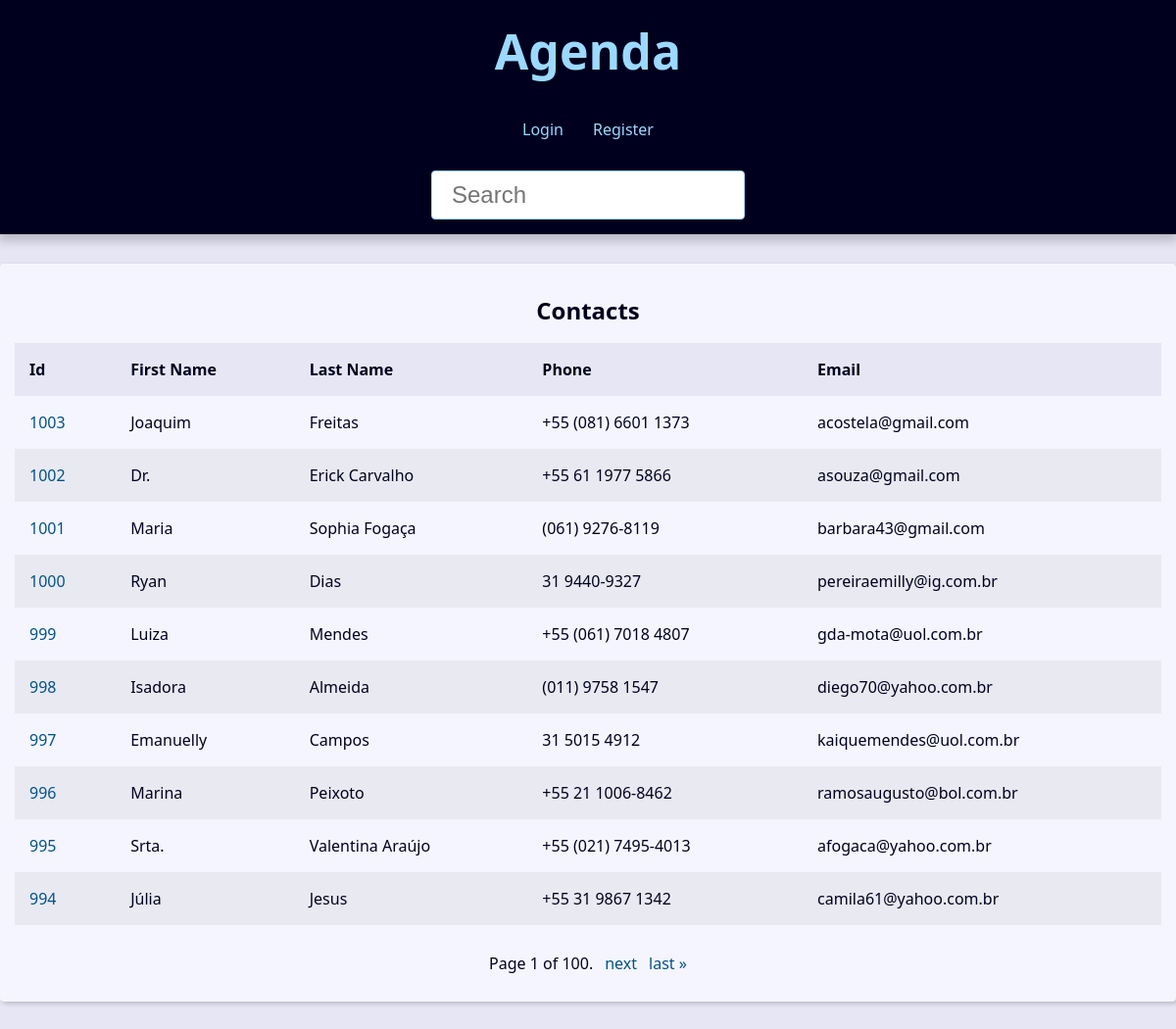
The app's page /, older data.
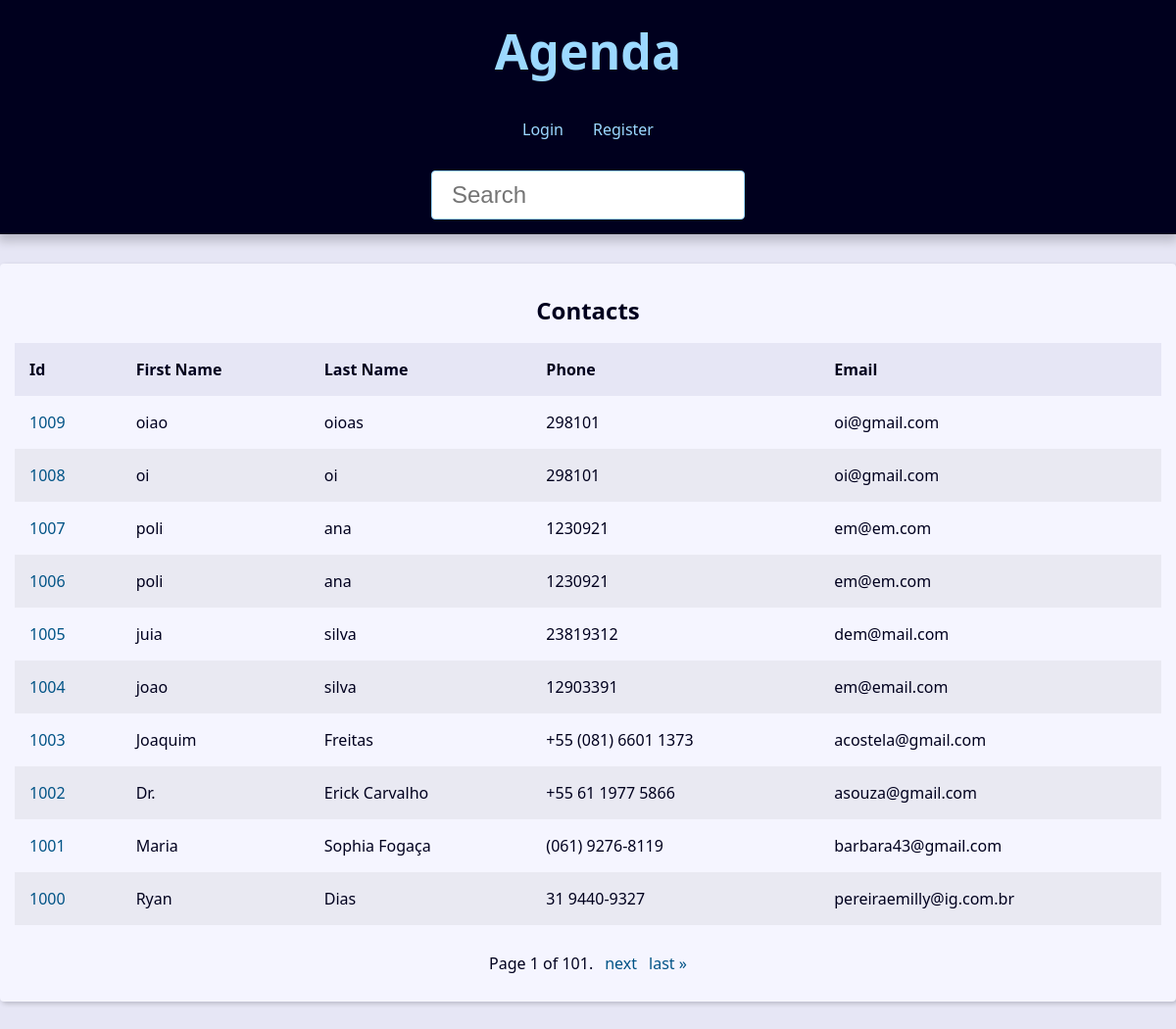
The same page, newer data.
### contact/models.py (models this page shows, shortened)
class Contact(models.Model):
  first_name = models.CharField(max_length=50)
  last_name = models.CharField(max_length=50, blank=True)
  phone = models.CharField(max_length=50)
  email = models.EmailField(max_length=250, blank=True)
  created = models.DateTimeField(default=timezone.now)
  description = models.TextField(blank=True)
  show = models.BooleanField(default=True)
  picture = models.ImageField(upload_to='pictures/%Y/%m/', blank=True, null=True)
  category = models.ForeignKey(Category, on_delete=models.SET_NULL, null=True, blank=True)
  owner = models.ForeignKey(User, on_delete=models.SET_NULL, null=True, blank=True)

### contact/views/contact_view.py (the view)
# urls.py: path('', view=views.index, name='index'),
def index(request):
    contacts = Contact.objects.filter(show=True).order_by('-id')
    paginator = Paginator(contacts, 10)
    page = request.GET.get('page')
    contacts = paginator.get_page(page)
    return render(request, 'contact/index.html', {'contacts': contacts})

### contact/templates/contact/index.html (shortened to what this page needs)
{% extends "global/base.html" %}
{% block content %}
{% if contacts %}
<div class="responsive-table">
  <table class="contacts-table">
    <caption class="table-caption">
      Contacts
    </caption>
    <thead>
      <tr class="table-row table-row-header">
        <th class="table-header">
          Id
        </th>
        <th class="table-header">
          First Name
        </th>
        <th class="table-header">
          Last Name
        </th>
        <th class="table-header">
          Phone
        </th>
        <th class="table-header">
          Email
        </th>
      </tr>
    </thead>
    <tbody>
      {% for contact in contacts %}
      <tr class="table-row">
        <td class="table-cel">
          <a href="{% url 'contact:contact' contact.id %}" class=" table-link">{{ contact.id }}</a>
        </td>
        <td class="table-cel">
          {{ contact.first_name }}
        </td>
        <td class="table-cel">
          {{ contact.last_name }}
        </td>
        <td class="table-cel">
          {{ contact.phone }}
        </td>
        <td class="table-cel">
          {{ contact.email }}
        </td>
      </tr>
      {% endfor %}
    </tbody>
  </table>
</div>
{% else %}
<div class="single-contact">
  <h1 class="single-contact-name">
    Não foi encontrado nenhum contato
  </h1>
</div>
{% endif %}
{% endblock content %}

Row changes from the older to the newer data that the page shows:
no longer on this page (row unchanged): Contact: id "999", first_name "Luiza", last_name "Mendes", phone "+55 (061) 7018 4807", email "gda-mota@uol.com.br"
no longer on this page (row unchanged): Contact: id "998", first_name "Isadora", last_name "Almeida", phone "(011) 9758 1547", email "diego70@yahoo.com.br"
no longer on this page (row unchanged): Contact: id "997", first_name "Emanuelly", last_name "Campos", phone "31 5015 4912", email "kaiquemendes@uol.com.br"
no longer on this page (row unchanged): Contact: id "996", first_name "Marina", last_name "Peixoto", phone "+55 21 1006-8462", email "ramosaugusto@bol.com.br"
no longer on this page (row unchanged): Contact: id "995", first_name "Srta.", last_name "Valentina Araújo", phone "+55 (021) 7495-4013", email "afogaca@yahoo.com.br"
no longer on this page (row unchanged): Contact: id "994", first_name "Júlia", last_name "Jesus", phone "+55 31 9867 1342", email "camila61@yahoo.com.br"
added Contact: id "1009", first_name "oiao", last_name "oioas", phone "298101", email "oi@gmail.com"
added Contact: id "1008", first_name "oi", last_name "oi", phone "298101", email "oi@gmail.com"
added Contact: id "1007", first_name "poli", last_name "ana", phone "1230921", email "em@em.com"
added Contact: id "1006", first_name "poli", last_name "ana", phone "1230921", email "em@em.com"
added Contact: id "1005", first_name "juia", last_name "silva", phone "23819312", email "dem@mail.com"
added Contact: id "1004", first_name "joao", last_name "silva", phone "12903391", email "em@email.com"
Text that changed along with them:
{{ contacts.paginator.num_pages }}: "100" → "101"
